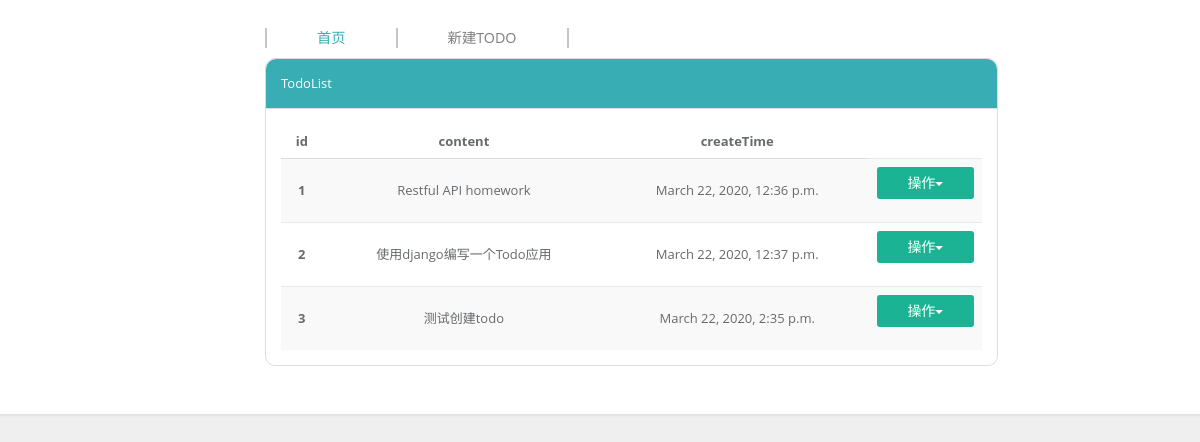
Before: / with the older database file.
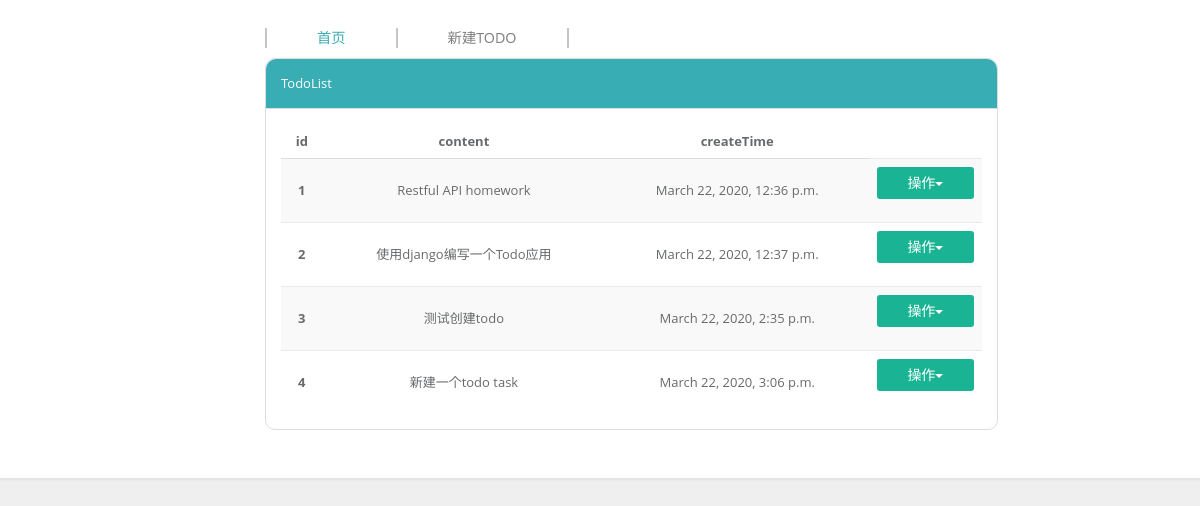
After: the same page with the newer database file.
### todo/models.py (models this page shows)
class Todo(models.Model):
    todo_id = models.IntegerField(default=1)
    content = models.CharField(max_length=500)
    createtime = models.DateTimeField("data published")

### todo/views.py (the view)
# urls.py: path('',views.index,name = "index"),
def index(request):
    todoList = Todo.objects.all()
    context={"data":todoList}
    return render(request,"index.html",context)

### templates/index.html (shortened to what this page needs)
<!DOCTYPE html>
<html lang="en">
<head>
    <link type="text/css" rel="stylesheet" href="/static/css/bootstrap.min.css">
    <link type="text/css" rel="stylesheet" href="/static/css/font-awesome.min.css">
    <link type="text/css" rel="stylesheet" href="/static/css/templatemo-style.css">
    <link type="text/css" rel="stylesheet" href="/static/css/mystyle.min.css">
</head>
<body>
<div class="templatemo-content col-1 light-gray-bg" style="height: 100%" >
    <div class="templatemo-top-nav-container">
        <nav class="templatemo-top-nav col-lg-12 col-md-12" style="margin-left: 200px">
            <ul class="text-uppercase">
                <li><a href="/todo/list/" class="active">首页</a></li>
                <li><a href="/todo/add/" >新建Todo</a></li>
            </ul>
        </nav>
        <div class="row" style="margin-left:200px">
            <div class="col-md-10 ">
                <div class="panel panel-default">
                    <div class="panel-heading"><span>TodoList {% if message %}<strong style="color: red">{{ message }}</strong>{% endif %}</span>
                    </div>
                    <div class="panel-body">
                        <table class="table table-striped table-hover ">
                            <thead>
                                <th class="text-center">id</th>
                                <th class="text-center">content</th>
                                <th class="text-center">createTime</th>
                            </thead>
                            <tbody>
                            {% if data %}
                            {% for item in data %}
                                <tr>
                                    <th class="text-center">{{ item.todo_id }}</th>
                                    <td class="text-center">{{ item.content }}</td>
                                    <td class="text-center">{{ item.createtime }}</td>
                                    <td>
                                        <div>
                                            <div role="presentation" class="dropdown">
                                                <button class=" btn btn-primary block full-width m-b dropdown-toggle " data-toggle="dropdown" href="#">
                                                    操作<span class="caret"></span>
                                                </button>
                                            </div>
                                        </div>
                                    </td>
                                </tr>
                            {% endfor %}
                            {% else %}
                                <tr>
                                    <th class="text-center">no todo task</th>
                                </tr>
                            {% endif %}
                            </tbody>
                        </table>
                    </div>
                </div>
            </div>
        </div>
    </div>
</div>
</body>
</html>

### static/css/templatemo-style.css (style rules this page uses)
* { font-family: 'Open Sans', sans-serif; }
body { font-size: 13px; }
body, .templatemo-left-nav { background: #1f2124; }
ul { list-style-type: none; margin: 0; padding: 0; }
nav li { font-size: 1.1em; list-style: none; text-transform: uppercase; }
.light-gray-bg { background-color: #efefef; }
.templatemo-top-nav-container { background-color: white; padding: 28px 50px; box-shadow: 0px 0px 2px 2px rgba(161, 159, 159, 0.18); }
.templatemo-top-nav li { float: left; list-style: none; }
.templatemo-top-nav a { color: #7f7f7f; display: block; padding: 0 50px; border-left: 2px solid #c5c5c5; }
.templatemo-top-nav li:last-child a { border-right: 2px solid #c5c5c5; }
.templatemo-top-nav a:hover, .templatemo-top-nav a.active { color: #39ADB4; }
.templatemo-content { margin-top: 0px; min-height: 600px; padding: 0; overflow-x: hidden; }
.col-1 { -webkit-flex: 1; -ms-flex: 1; flex: 1; }
.panel-default>.panel-heading { background-color: #39ADB4; border-top-left-radius: 10px; border-top-right-radius: 10px; color: white; padding: 15px; }
.panel { border-radius: 10px; }
.table { margin-bottom: 0; }
.table>tbody>tr>td { padding: 10px 15px; }
.btn-primary { border-radius: 2px; background-color: #39ADB4; border: none; color: white; }

Changed rows visible on the page:
added Todo: todo_id "4", content "新建一个todo task", createtime "March 22, 2020, 3:06 p.m."
